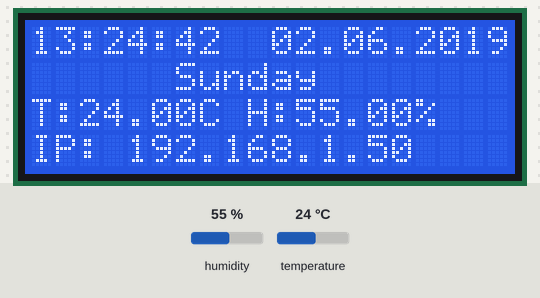
Bench run of a sketch on a simulated Arduino Uno, built with avr-gcc and run on an emulated ATmega328P. Shown: 20×4 character LCD. Inputs (shaded band) come from the test bench; at power-on: temperature 24 °C, humidity 55 %. WiFi joins after 1.5 s; servers stay silent unless stated; the local clock reads 2024-03-15 10:24:30 at power-on unless the sketch sets it; what the sketch prints to the serial monitor is not drawn.

Above: at 12.3 s.
12.4 s: temperature set to 11 °C
At 13.9 s:
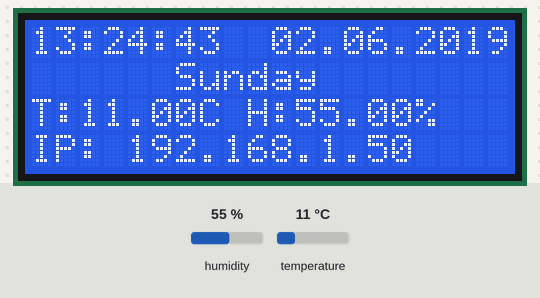
14.6 s: temperature set to 8 °C
At 15.8 s:
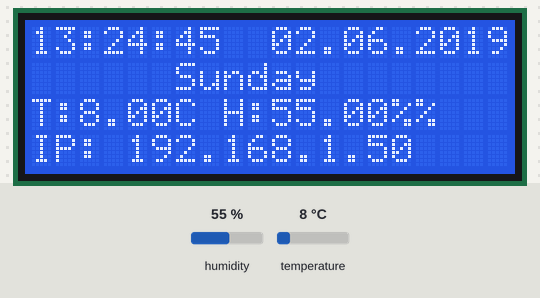
17.6 s: humidity set to 22 %
At 18.9 s:
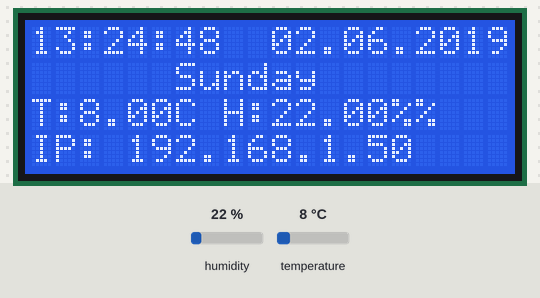
19.6 s: humidity set to 40 %
At 20.8 s:
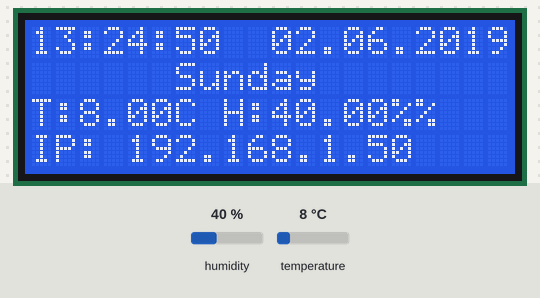
Timing chart, 0 to 22.6 s (numbered marks = the images above; inputs shaded):
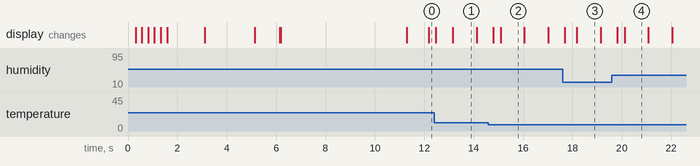

Measured:
- the behaviour switches between 10 and 9 °C on temperature (found by bisection; images 1 and 2)
- after the input at 14.6 s, the display: first changes after 0.19 s (image 2 shows a later state)
- what the display in image 1 shows lasts 0.9 s, from 13.2 s to 14.1 s

The sketch:

WebServer.ino
```cpp
#include <SPI.h>
#include <Ethernet.h>
#include <dht.h>
#include <Wire.h>
#include <LiquidCrystal_I2C.h>
#include <Time.h>
#include <DS1302.h>

byte mac[] = {  0xDE, 0xAD, 0xBE, 0xEF, 0xFE, 0xED }; // Enter a MAC address and IP address for your controller below.
byte ip[] = { 192, 168, 137, 177 };
EthernetServer server(80); // server port at 8345

unsigned int localPort = 8888;       // local port to listen for UDP packets
char timeServer[] = "www.belgim.by"; // time.nist.gov NTP server
const int NTP_PACKET_SIZE = 48; // NTP time stamp is in the first 48 bytes of the message
byte packetBuffer[ NTP_PACKET_SIZE]; //buffer to hold incoming and outgoing packets
EthernetUDP Udp; // A UDP instance to let us send and receive packets over UDP

int timeOffset = 3; // GMT +3 hours

dht DHT; // Object of temp and humidity sensor
//DHT dht;
#define DHT11_PIN 5  // Pin 5 used for temp and humidity sensor

DS1302 RTC(8, 7, 6);

LiquidCrystal_I2C lcd(0x27, 2, 1, 0, 4, 5, 6, 7, 3, POSITIVE);  // Set the LCD I2C address

String str = "";

void setup() {
  Serial.begin(9600);   // Open serial communications and wait for port to open:

  lcd.begin(20,4);         // initialize the lcd for 20 chars 4 lines, turn on backlight
  for(int i = 0; i< 3; i++) {lcd.backlight(); delay(250); lcd.noBacklight(); delay(250); } lcd.backlight(); // Мигаем дисплеем 3 раза

  lcd.setCursor(0,0); lcd.print("Getting IP from DHCP"); Serial.println("Getting IP from DHCP");
  Ethernet.begin(mac); // Получение IP по DHCP
  lcd.setCursor(0,1); lcd.print("IP: "); lcd.print(Ethernet.localIP()); Serial.print("IP: "); Serial.println(Ethernet.localIP());
  server.begin();
  delay(2000);

  Udp.begin(localPort);
  if(Ethernet.localIP()!=0) {GetInternetTime(); delay(5000);}
  lcd.clear();
}


void loop() {
  lcd.setCursor(0,0);
  //Serial.println(RTC.getTimeStr());
  str = RTC.getTimeStr();
  if(str=="00:00:00") {lcd.clear(); lcd.setCursor(0,0); } //  Полное обновление дисплея когда спеняются сутки
  lcd.print(RTC.getTimeStr()); lcd.print("  "); lcd.print(RTC.getDateStr());
  lcd.setCursor(0,1); lcd.print("      "); lcd.print(RTC.getDOWStr(FORMAT_LONG));

  int chk = DHT.read11(DHT11_PIN); lcd.setCursor(0,2); lcd.print("T:"); lcd.print(DHT.temperature); lcd.print("C H:"); lcd.print(DHT.humidity); lcd.print("%");
  lcd.setCursor(0,3); lcd.print("IP: "); lcd.print(Ethernet.localIP());
  delay(100);

  // listen for incoming clients
  EthernetClient client = server.available();
  if (client) {
    Serial.println("new client");
    // an http request ends with a blank line
    boolean currentLineIsBlank = true;
    while (client.connected()) {
      if (client.available()) {
        char c = client.read();
        Serial.write(c);
        // if you've gotten to the end of the line (received a newline
        // character) and the line is blank, the http request has ended,
        // so you can send a reply
        if (c == '\n' && currentLineIsBlank) {
          // send a standard http response header
          client.println("HTTP/1.1 200 OK");
          client.println("Content-Type: text/html");
          client.println("Connection: close");  // the connection will be closed after completion of the response
          client.println("Refresh: 5");  // refresh the page automatically every 5 sec
          client.println();
          client.println("<!DOCTYPE HTML>");
          client.println("<html>");

          // output the value of each analog input pin

          client.print(RTC.getTimeStr()); client.print("  "); client.print(RTC.getDateStr()); client.print("   "); client.println(RTC.getDOWStr(FORMAT_LONG));
          client.println("<br><br>");
          client.println("<table border=1>");
          client.println("<tr>");
          client.println("<td width=70>Temp</td><td width=70>Hum</td>");
          client.println("</tr>");
          client.println("<tr>");
          //int chk = DHT.read11(DHT11_PIN);
          //if (chk == DHTLIB_OK){
            client.print("<td>"); client.print(DHT.temperature); client.println(" C</td>");
            client.print("<td>"); client.print(DHT.humidity); client.println(" %</td>");
          //}
          client.println("</tr>");
          client.println("</table>");
          client.println("<br /><br />");

          client.println("<table border=1>"); // Print the analog inputs state
          client.println("<tr>");
          for (int analogChannel=0; analogChannel<4; analogChannel++){
            client.print("<td width=50>"); client.print("A"); client.print(analogChannel); client.println("</td>"); }
          client.println("</tr>");

          client.println("<tr>");
          for (int analogChannel = 0; analogChannel < 4; analogChannel++) {
            int sensorReading = analogRead(analogChannel);
            client.print("<td>"); client.print(sensorReading); client.println("</td>");
          }
          client.println("</tr>");

          client.println("</table>");

          client.println("</html>");
          break;
        }
        if (c == '\n') {
          // you're starting a new line
          currentLineIsBlank = true;
        }
        else if (c != '\r') {
          // you've gotten a character on the current line
          currentLineIsBlank = false;
        }
      }
    }
    // give the web browser time to receive the data
    delay(1);
    // close the connection:
    client.stop();
    Serial.println("client disconnected");
  }
}

// send an NTP request to the time server at the given address
void sendNTPpacket(char* address) {
  // set all bytes in the buffer to 0
  memset(packetBuffer, 0, NTP_PACKET_SIZE);
  // Initialize values needed to form NTP request
  // (see URL above for details on the packets)
  packetBuffer[0] = 0b11100011;   // LI, Version, Mode
  packetBuffer[1] = 0;     // Stratum, or type of clock
  packetBuffer[2] = 6;     // Polling Interval
  packetBuffer[3] = 0xEC;  // Peer Clock Precision
  // 8 bytes of zero for Root Delay & Root Dispersion
  packetBuffer[12]  = 49;
  packetBuffer[13]  = 0x4E;
  packetBuffer[14]  = 49;
  packetBuffer[15]  = 52;

  // all NTP fields have been given values, now
  // you can send a packet requesting a timestamp:
  Udp.beginPacket(address, 123); //NTP requests are to port 123
  Udp.write(packetBuffer, NTP_PACKET_SIZE);
  Udp.endPacket();
}

void GetInternetTime() {
 sendNTPpacket(timeServer); // send an NTP packet to a time server
 Serial.print("Getting time from "); Serial.println(timeServer);
 lcd.clear();
 lcd.setCursor(0,0); lcd.print("Getting time from"); lcd.setCursor(0,1); lcd.print(timeServer);
 delay(1000);
 lcd.setCursor(0,2); lcd.print("Result:"); Serial.println("Result: ");

  if (Udp.parsePacket()) {
    // We've received a packet, read the data from it
    Udp.read(packetBuffer, NTP_PACKET_SIZE); // read the packet into the buffer

    // the timestamp starts at byte 40 of the received packet and is four bytes,
    // or two words, long. First, extract the two words:

    unsigned long highWord = word(packetBuffer[40], packetBuffer[41]);
    unsigned long lowWord = word(packetBuffer[42], packetBuffer[43]);
    // combine the four bytes (two words) into a long integer
    // this is NTP time (seconds since Jan 1 1900):
    unsigned long secsSince1900 = highWord << 16 | lowWord;
    Serial.print("Seconds since Jan 1 1900 = ");
    Serial.println(secsSince1900);

    // now convert NTP time into everyday time:
    Serial.print("Unix time = "); // Unix time starts on Jan 1 1970. In seconds, that's 2208988800:
    const unsigned long seventyYears = 2208988800UL;
    unsigned long epoch = secsSince1900 - seventyYears;  // subtract seventy years:
    Serial.println(epoch);  // print Unix time:

    // print the hour, minute and second:
    Serial.print("The UTC time is ");       // UTC is the time at Greenwich Meridian (GMT)
    Serial.print((epoch  % 86400L) / 3600); // print the hour (86400 equals secs per day)
    Serial.print(':');
    if (((epoch % 3600) / 60) < 10) { // In the first 10 minutes of each hour, we'll want a leading '0'
      Serial.print('0');    }
    Serial.print((epoch  % 3600) / 60); // print the minute (3600 equals secs per minute)
    Serial.print(':');
    if ((epoch % 60) < 10) { // In the first 10 seconds of each minute, we'll want a leading '0'
      Serial.print('0');    }
    Serial.println(epoch % 60); // print the second

    RTC.setTime((epoch  % 86400L) / 3600 + timeOffset, (epoch  % 3600) / 60, (epoch % 60));  //  Setting time from time server
    lcd.setCursor(0,3); lcd.print((epoch  % 86400L) / 3600 + timeOffset); lcd.print(":"); lcd.print((epoch  % 3600) / 60); lcd.print(":"); lcd.print((epoch % 60));
  } else { lcd.setCursor(0,3); lcd.print("Can't get time"); Serial.println("Can't get time");}
  RTC.setDate(2,18,2018);
}
```
